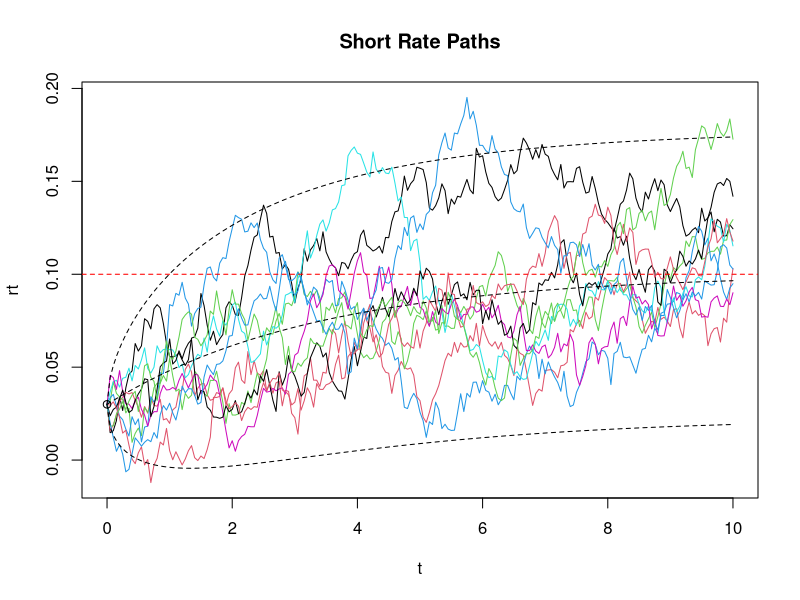

This figure's R source:
# Programa SimulaTrajetoriasVasicek1977
# Autor: Lee
# Referência: https://www.r-bloggers.com/fun-with-the-vasicek-interest-rate-model/

## Simulate Sample Paths ##

## define model parameters
r0 <- 0.03
theta <- 0.10
k <- 0.3
beta <- 0.03

## simulate short rate paths
n <- 10    # MC simulation trials
T <- 10    # total time
m <- 200   # subintervals
dt <- T/m  # difference in time each subinterval

r <- matrix(0,m+1,n)  # matrix to hold short rate paths
r[1,] <- r0

for(j in 1:n){
  for(i in 2:(m+1)){
    dr <- k*(theta-r[i-1,j])*dt + beta*sqrt(dt)*rnorm(1,0,1)
    r[i,j] <- r[i-1,j] + dr
  }
} 

## plot paths
t <- seq(0, T, dt)
rT.expected <- theta + (r0-theta)*exp(-k*t)
rT.stdev <- sqrt( beta^2/(2*k)*(1-exp(-2*k*t)))
matplot(t, r[,1:10], type="l", lty=1, main="Short Rate Paths", ylab="rt") 
abline(h=theta, col="red", lty=2)
lines(t, rT.expected, lty=2) 
lines(t, rT.expected + 2*rT.stdev, lty=2) 
lines(t, rT.expected - 2*rT.stdev, lty=2) 
points(0,r0)